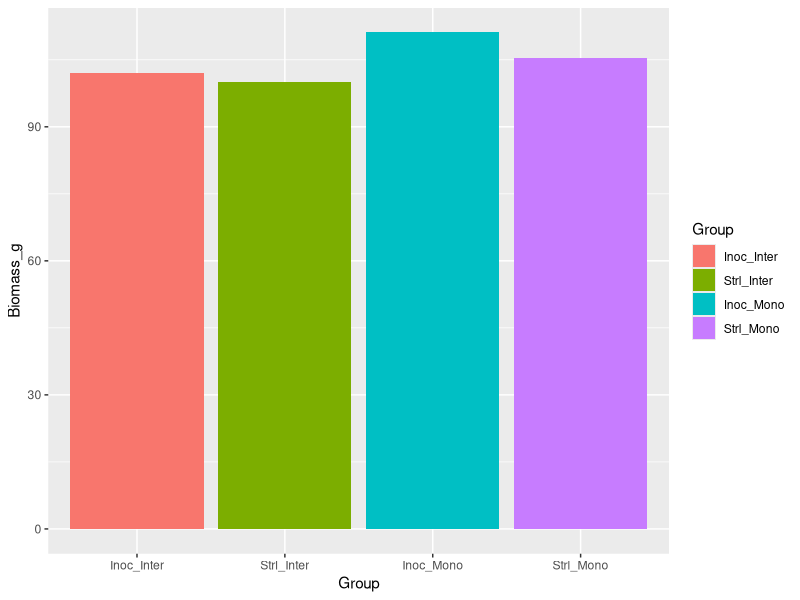
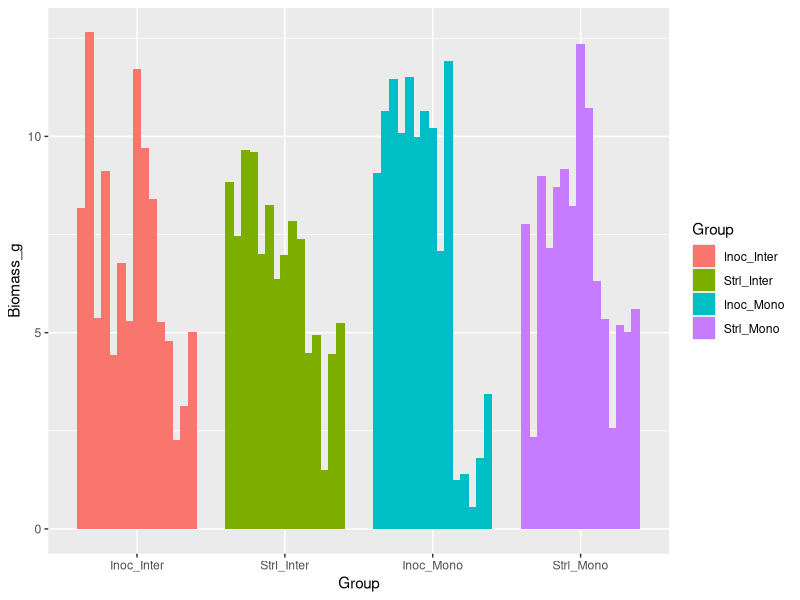
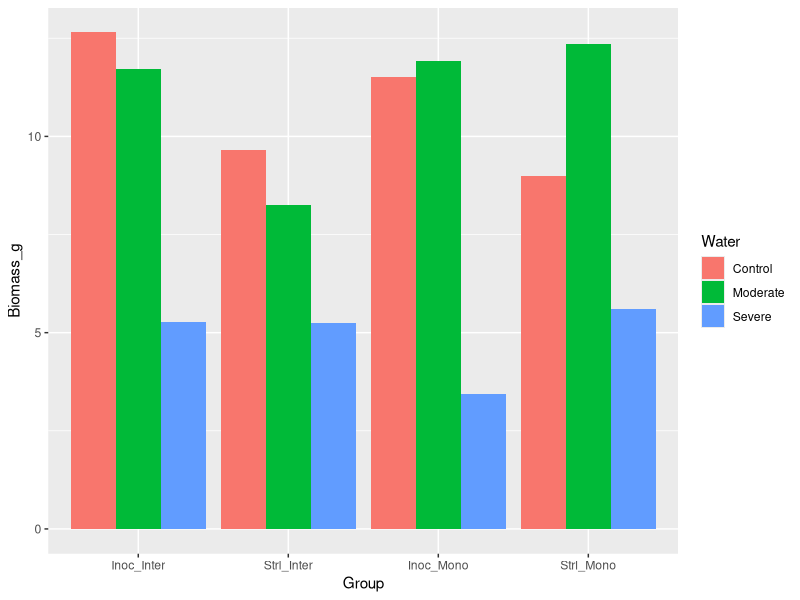

Write the R code that produced these figures, in order.
## ---- chunk 1
knitr::opts_chunk$set(echo = TRUE)
## ---- chunk 2

library(tidyverse)

## ---- chunk 3
# Without sorting by ppt at all

berries <- read.csv("Biomass/Berry_Weights.csv")

berries <- berries %>%
  mutate(
    Inoculation = factor(Inoculation),
    Polyculture = factor(Polyculture),
    Group = interaction(Inoculation, Polyculture, sep = "_")
  )

ggplot(berries, aes(x = Group, y = Biomass_g, fill = Group)) + 
  geom_col()


## ---- chunk 4
# With each bar individual; as you can see there is a lot of variation, hopefully due to ppt

berries <- read.csv("Biomass/Berry_Weights.csv")

berries <- berries %>%
  mutate(
    Inoculation = factor(Inoculation),
    Polyculture = factor(Polyculture),
    Group = interaction(Inoculation, Polyculture, sep = "_"),
    Rep = factor(row_number())
  )

ggplot(berries, aes(x = Group, y = Biomass_g, fill = Group)) +
  geom_col(aes(group = Rep), position = position_dodge(width = 0.8))

## ---- chunk 5
# With each bar individual and ppt

berries <- read.csv("Biomass/Berry_Weights.csv")

berries <- berries %>%
  mutate(
    Inoculation = factor(Inoculation),
    Polyculture = factor(Polyculture),
    Water = factor(Water, levels = c("Control", "Moderate", "Severe")),
    Group = interaction(Inoculation, Polyculture, sep = "_")
  )

ggplot(berries, aes(x = Group, y = Biomass_g, fill = Water)) +
  geom_col(position = "dodge")

